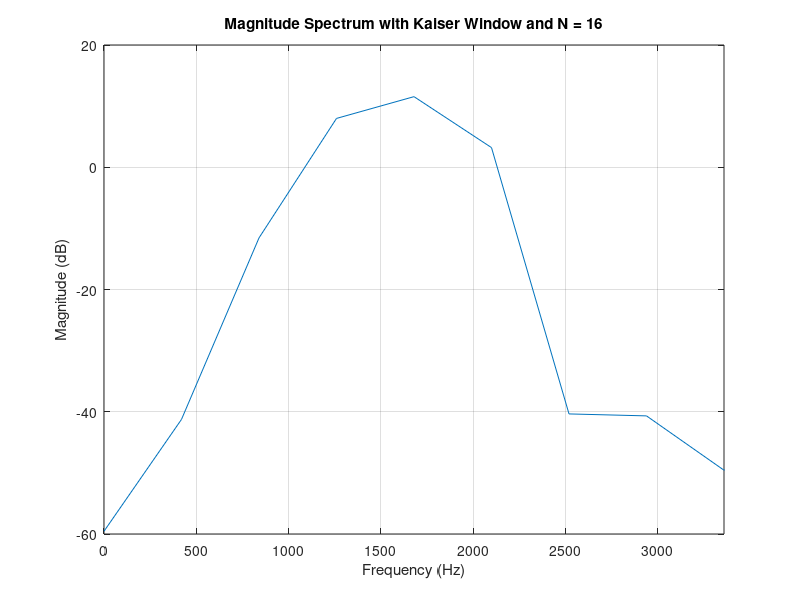
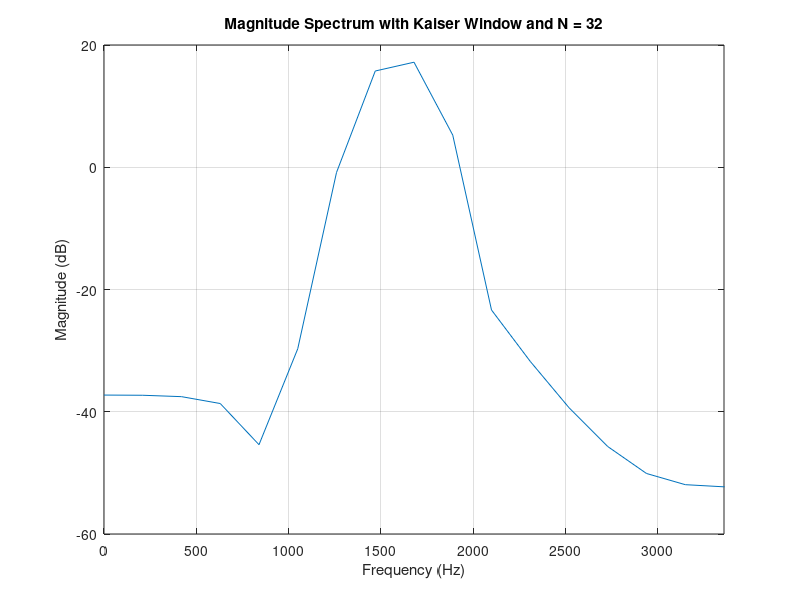
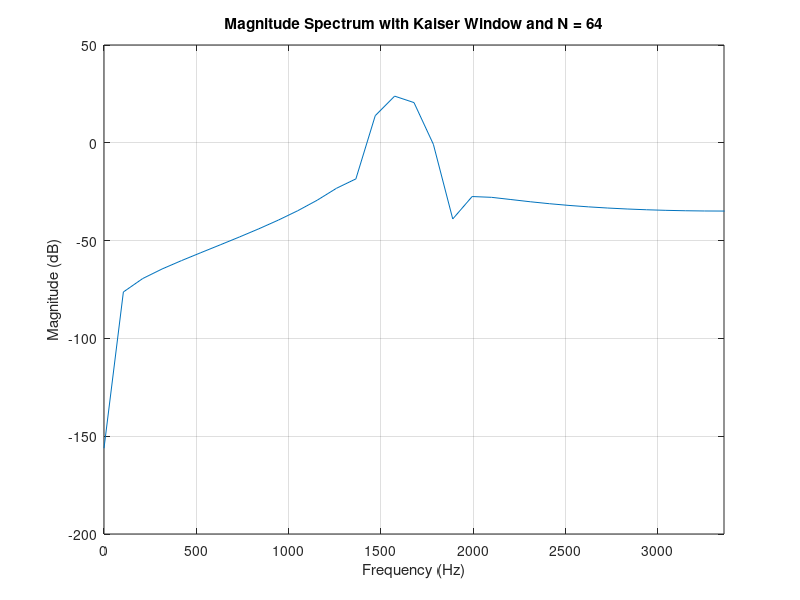
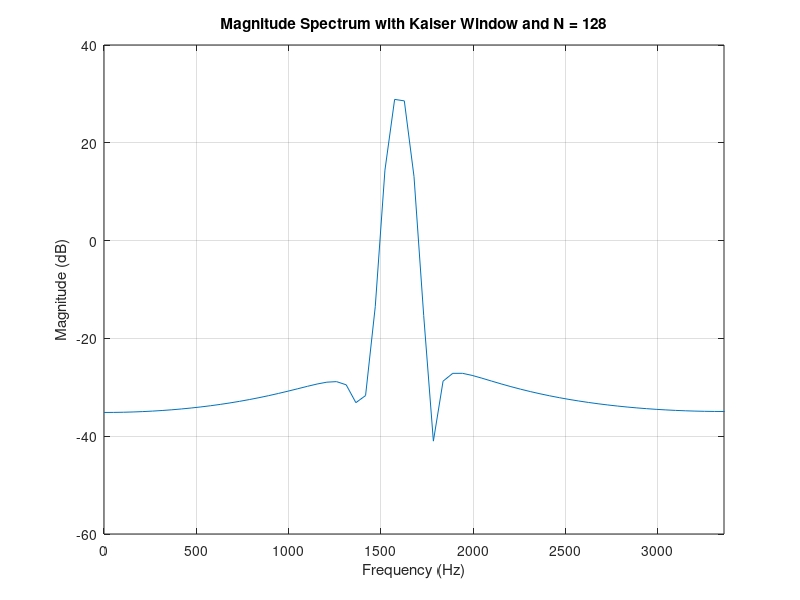

These charts were generated, in order, by the following MATLAB code:
clc;
clear;
close all;

% Define the different values of N
N_values = [16, 32, 64, 128, 256];

name_window = 'Kaiser Window'; % CHANGE HERE!!!
for N = N_values  
    % Parameters
    % N = 16; % Number of points in the window

    fs = 6720; % Sampling frequency in Hz
    beta = 5.65; % % beta parameter for the Kaiser window
    
    % CHANGE HERE!!!
    A0 = 0.001; % Amplitude of the first sinusoid
    A1 = 1; % Amplitude of the second sinusoid (equal to A0)
    
    delta_f_hann = 4 / N; % Frequency difference in Hz
    delta_f_rect = 2 / N;
    delta_f_kaiser = (60 - 7.95) / (14.36 * N);
    
    delta_f = delta_f_kaiser; % CHANGE HERE!!!

    disp(['Minimum frequency difference for N = ', num2str(N), ' (A0, A1 = ', num2str(A0), ', ', num2str(A1), ') with ', name_window, ' is ', num2str(delta_f), ' Hz']);
    
    % Frequencies
    f1 = 1600; % Frequency of the first sinusoid in Hz
    f0 = f1 + delta_f; % Frequency of the second sinusoid in Hz, ensuring |f0 - f1| = 2/N
    
    % Time vector
    t = (0:N-1)/fs;
    
    % Signal components
    x0 = A0 * sin(2 * pi * f0 * t);
    x1 = A1 * sin(2 * pi * f1 * t);
    
    % Combined signal
    x = x0 + x1;
    
    
    % Define the rectangular window
    rect_window = ones(N, 1);
    % Apply the rectangular window to the signal
    x_windowed_rect = x .* rect_window';
    
    
    % Apply Hann window
    hann_window = 0.5 * (1 - cos(2 * pi * (0:N-1)' / (N-1)));
    x_windowed_hann = x .* hann_window';
    
    
    % Generate the Kaiser window
    kaiser_window = kaiser(N, beta);
    
    % Apply the Kaiser window to the signal
    x_windowed_kaiser = x .* kaiser_window';
    
    x_windowed = x_windowed_kaiser; % CHANGE HERE!!!
    
    % Compute the FFT
    X = fft(x_windowed, N);
    f = (0:N-1)*(fs/N);
    
    % Plot the magnitude spectrum
    figure;
    plot(f, 20*log10(abs(X)));
    xlabel('Frequency (Hz)');
    ylabel('Magnitude (dB)');
    title(['Magnitude Spectrum with ', name_window, ' and N = ', num2str(N)]);
    grid on;
    
    % Zoom in on the frequencies of interest
    xlim([0, fs/2]);
end;